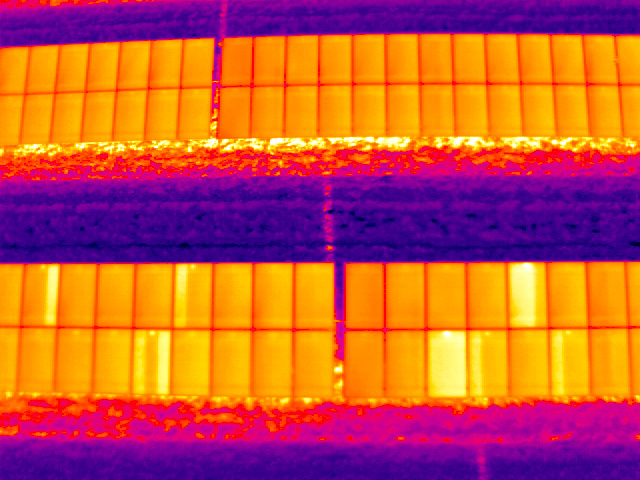
#> input picture images/solar_thermal.jpg, 640 x 480 px, found by its file name
$ python defect_detection.py
#> lines starting #> are read from the running program, lines starting #| are printed output that depends on the picture; after the words box and inside, x2 and y2 are one past the last pixel; in counts of white or black regions, pixels touching at a corner belong together
# Import the necessary packages
import cv2 as cv
from cv2 import GaussianBlur
import numpy as np
from imutils import contours
from skimage import measure
import imutils

img = cv.imread("images/solar_thermal.JPG")
#> img is the input picture: shape (480, 640, 3); mean B, G, R 62.9, 84.7, 194.7
orig = img.copy()
gray = cv.cvtColor(img, cv.COLOR_BGR2GRAY)
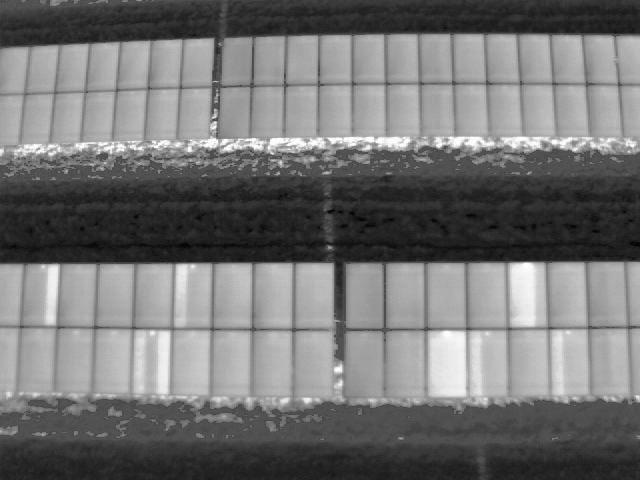
#> gray: shape (480, 640); min 3, max 255, mean 115.1

# Apply a Gaussain blur to find better brightness region
blurred = cv.GaussianBlur(gray, (41, 41), 0)
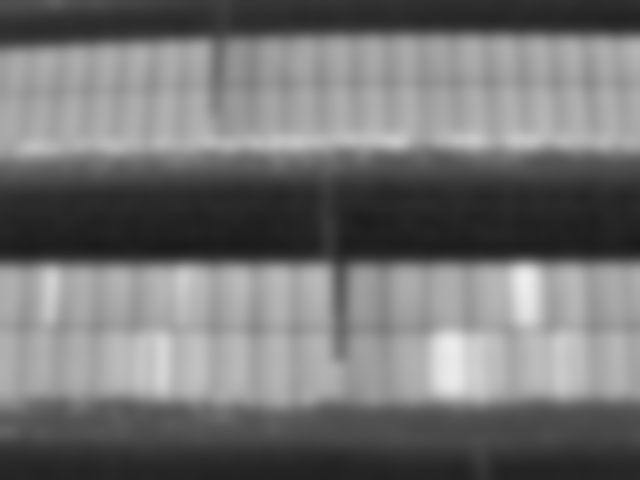
#> blurred: shape (480, 640); min 27, max 237, mean 115.1
thresh = cv.threshold(blurred, 200, 255, cv.THRESH_BINARY)[1]
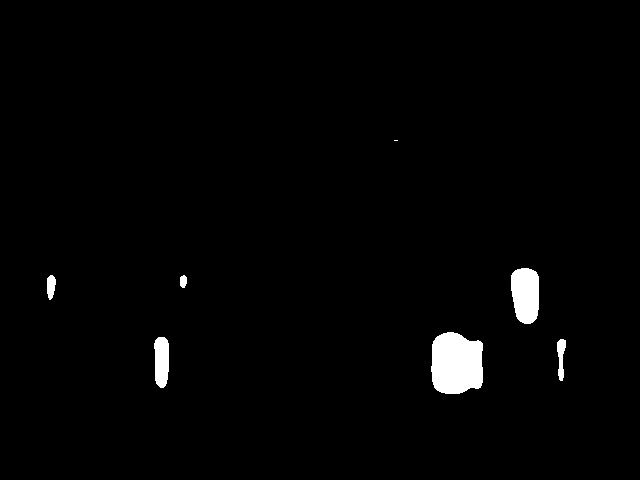
#> thresh: shape (480, 640); 1.7% white; 7 white regions (1 under 20 px), largest, box (x1, y1, x2, y2) and area: (431, 332, 483, 394) 2747, (511, 268, 539, 324) 1338, (154, 337, 169, 388) 654, (557, 339, 566, 381) 242, (47, 275, 56, 300) 172, (180, 275, 187, 288) 75

# perform a series of erosions and dilations to remove  any small blobs of noise from the thresholded image
thresh = cv.erode(thresh, None, iterations=1)
#> thresh: shape (480, 640); 1.5% white; 6 white regions, box (x1, y1, x2, y2) and area: (432, 333, 482, 393) 2517, (512, 269, 538, 323) 1174, (155, 338, 168, 387) 526, (558, 340, 565, 380) 140, (48, 276, 55, 298) 108, (181, 277, 186, 287) 39
thresh = cv.dilate(thresh, None, iterations=2)
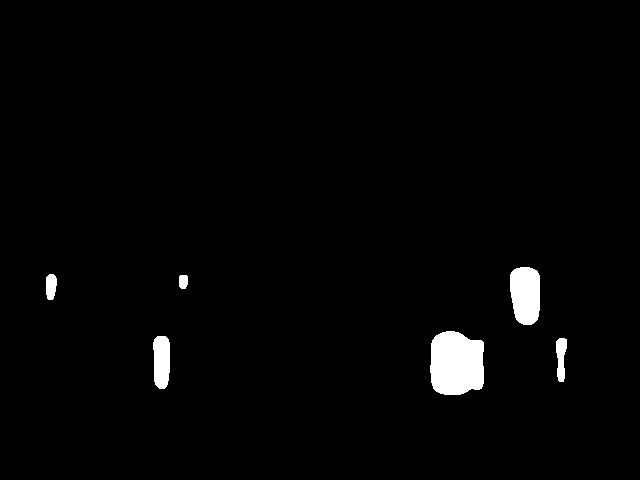
#> thresh: shape (480, 640); 1.9% white; 6 white regions, box (x1, y1, x2, y2) and area: (430, 331, 484, 395) 2981, (510, 267, 540, 325) 1510, (153, 336, 170, 389) 790, (556, 338, 567, 382) 352, (46, 274, 57, 300) 240, (179, 275, 188, 289) 115

# perform a connected component analysis on the thresholded image, then initialize a mask to store only the "large"components
labels = measure.label(thresh, background=0)
#> labels: shape (480, 640) int64; 7 distinct labels, from 0 to 6
mask = np.zeros(thresh.shape, dtype="uint8")
# loop over the unique components
for label in np.unique(labels):
    # if this is the background label, ignore it
    if label == 0:
        continue
    # otherwise, construct the label mask and count the
    # number of pixels
    labelMask = np.zeros(thresh.shape, dtype="uint8")
    labelMask[labels == label] = 255
    numPixels = cv.countNonZero(labelMask)
    # if the number of pixels in the component is sufficiently
    # large, then add it to our mask of "large blobs"
    if numPixels > 100:
        mask = cv.add(mask, labelMask)
#> this loop made 7 passes
#> numPixels on passes 2 to 7: 1510, 240, 115, 2981, 790, 352
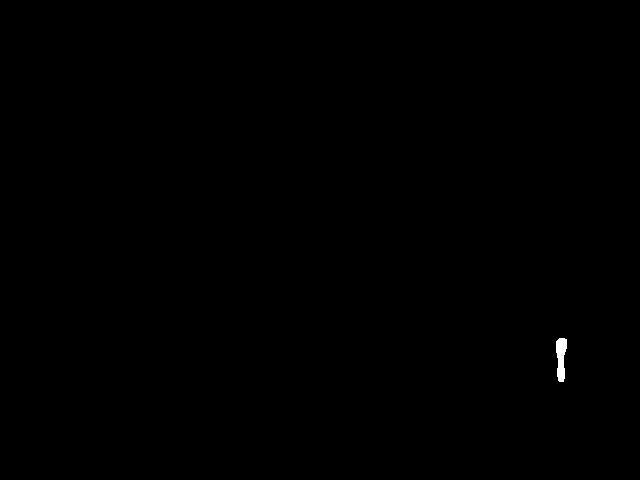
#> labelMask: shape (480, 640); 0.11% white; 1 white region


# find the contours in the mask, then sort them from left to right
cnts = cv.findContours(mask.copy(), cv.RETR_EXTERNAL, cv.CHAIN_APPROX_SIMPLE)
#> cnts = 6 contours; box (x1, y1, x2, y2) and area: (430, 331, 484, 395) 2883, (510, 267, 540, 325) 1438, (153, 336, 170, 389) 730, (556, 338, 567, 382) 303, (46, 274, 57, 300) 210, (179, 275, 188, 289) 96
cnts = imutils.grab_contours(cnts)
cnts = contours.sort_contours(cnts)[0]

# loop over the contours
for (i, c) in enumerate(cnts):
    # draw the bright spot on the image
    (x, y, w, h) = cv.boundingRect(c)
    ((cX, cY), radius) = cv.minEnclosingCircle(c)
    cv.circle(img, (int(cX), int(cY)), int(radius),
              (0, 0, 255), 3)
    cv.putText(img, "Panel{}".format(i + 1), (x, y - 15),
               cv.FONT_HERSHEY_SIMPLEX, 0.45, (0, 0, 255), 2)
#> this loop made 6 passes
#> (x, y, w, h, cX, cY, radius) on passes 1 to 6: (46, 274, 11, 26, 50.5, 286.5, 12.75), (153, 336, 17, 53, 161, 361.9, 26.24), (179, 275, 9, 14, 183, 281.3, 6.98), (430, 331, 54, 64, 456.7, 363, 34.84), (510, 267, 30, 58, 525, 295.6, 29.03), (556, 338, 11, 44, 561.5, 359.5, 21.64)
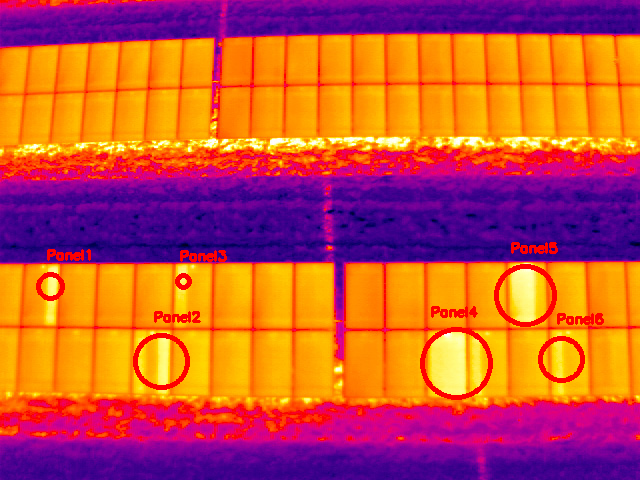
#> img: shape (480, 640, 3); 1.97% of pixels changed, all inside (x1, y1, x2, y2) = (36, 242, 604, 400)

cv.putText(img=img, text=f'Total Defect Panels :{i+1}', org=(30, 40), fontFace=cv.FONT_HERSHEY_PLAIN,
           fontScale=1.5, color=(0, 255, 0), thickness=2, lineType=cv.LINE_AA)
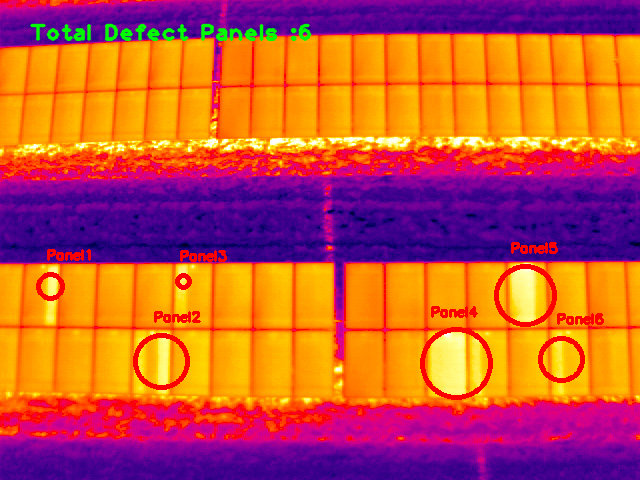
#> img: shape (480, 640, 3); 0.86% of pixels changed, all inside (x1, y1, x2, y2) = (29, 23, 312, 42)

#cv.imshow("test", thresh)
cv.imshow("Detection", img)
cv.waitKey(0)
cv.destroyAllWindows()

$ run again, with images/DJI_0575_R.JPG copied over images/solar_thermal.jpg
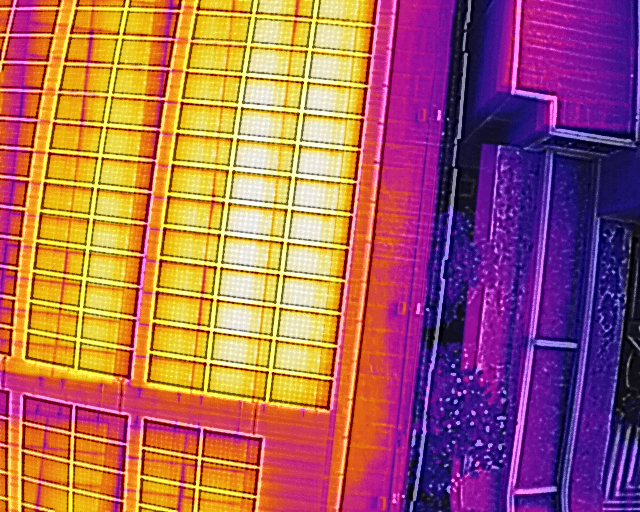
#> input picture images/DJI_0575_R.JPG, 640 x 512 px, found by its file name
#> img is the input picture: shape (512, 640, 3); mean B, G, R 94.1, 99.3, 167.5
#> `labels = measure.label(thresh, background=0)`:
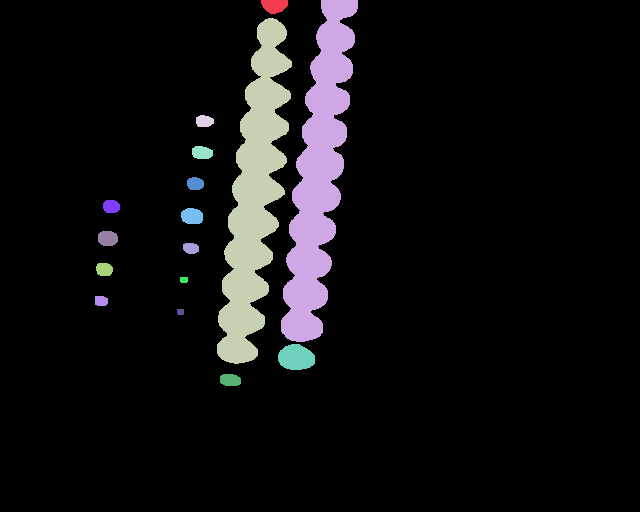
#> labels: shape (512, 640) int64; 17 distinct labels, from 0 to 16; one colour per label, 0 black
#> the loop `for label in np.unique(labels):` made 17 passes
#> numPixels on passes 2 to 9: 295, 12741, 12744, 178, 230, 185, 190, 299
#> cnts = 14 contours; largest, box (x1, y1, x2, y2) and area: (217, 18, 292, 364) 12322, (281, 0, 358, 342) 12316, (278, 344, 315, 370) 711, (181, 208, 203, 224) 270, (261, 0, 288, 14) 263
#> the loop `for (i, c) in enumerate(cnts):` made 14 passes
#> (x, y, w, h, cX, cY, radius) on passes 1 to 8: (95, 296, 13, 10, 100.7, 300, 6.97), (96, 263, 17, 13, 104, 268.5, 8.38), (98, 231, 20, 15, 107.5, 237.5, 10.12), (103, 200, 17, 13, 111, 206, 8.54), (181, 208, 22, 16, 191.5, 216, 11.24), (183, 243, 16, 11, 190.5, 247.5, 8.28), (187, 177, 17, 13, 195, 183, 8.54), (192, 146, 21, 13, 202, 151.5, 10.59)
#> `cv.putText(img=img, text=f'Total Defect Panels :{i+1}', org=(30, 40), ..`:
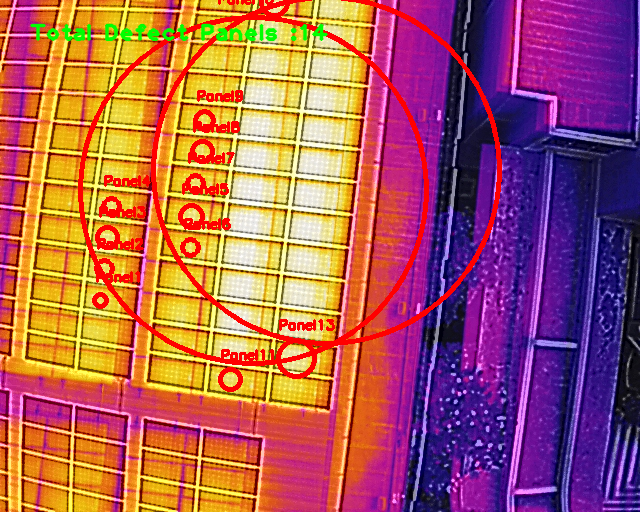
#> img: shape (512, 640, 3); mean B, G, R 89.4, 92.1, 168.9

$ run again, with images/DJI_0975.JPG copied over images/solar_thermal.jpg
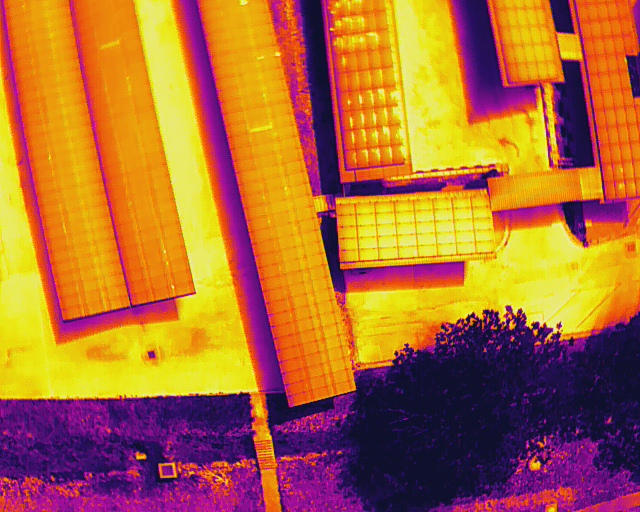
#> input picture images/DJI_0975.JPG, 640 x 512 px, found by its file name
#> img is the input picture: shape (512, 640, 3); mean B, G, R 52.2, 108.6, 175.7
#> `labels = measure.label(thresh, background=0)`:
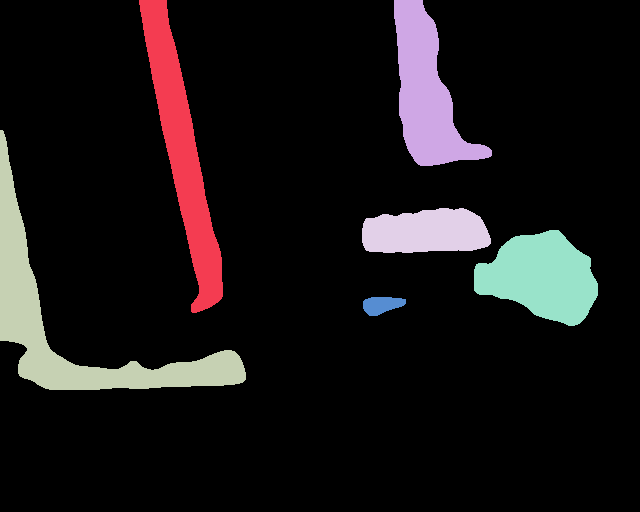
#> labels: shape (512, 640) int64; 7 distinct labels, from 0 to 6; one colour per label, 0 black
#> the loop `for label in np.unique(labels):` made 7 passes
#> numPixels on passes 2 to 7: 8937, 7844, 11624, 4805, 7861, 585
#> cnts = 6 contours; box (x1, y1, x2, y2) and area: (0, 130, 246, 390) 11162, (139, 0, 223, 313) 8603, (474, 230, 598, 326) 7701, (394, 0, 492, 166) 7624, (362, 208, 491, 253) 4656, (363, 297, 406, 316) 536
#> the loop `for (i, c) in enumerate(cnts):` made 6 passes
#> (x, y, w, h, cX, cY, radius) on passes 1 to 6: (0, 130, 246, 260, 121, 256, 174.7), (139, 0, 84, 313, 167.5, 156, 158.6), (362, 208, 129, 45, 426, 235.5, 64.44), (363, 297, 43, 19, 384, 303.5, 21.48), (394, 0, 98, 166, 442, 78, 91.59), (474, 230, 124, 96, 535.5, 282, 62.86)
#> `cv.putText(img=img, text=f'Total Defect Panels :{i+1}', org=(30, 40), ..`:
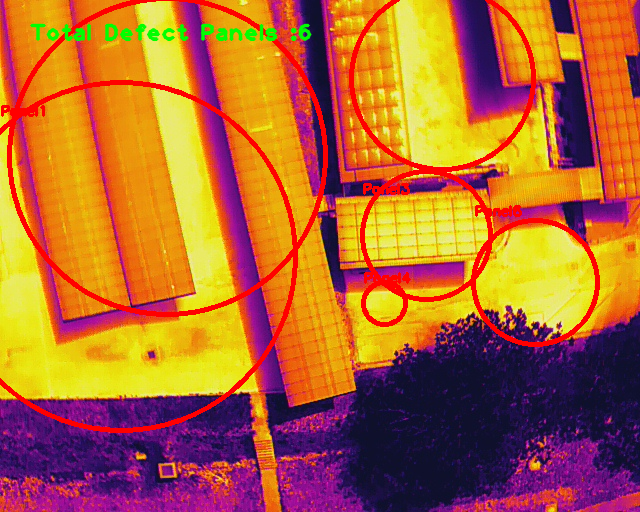
#> img: shape (512, 640, 3); mean B, G, R 49.8, 102.8, 177.1
